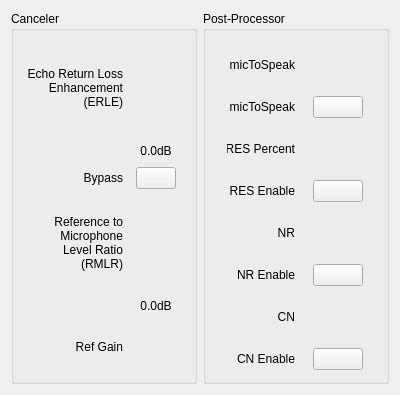
<?xml version="1.0" encoding="UTF-8"?>
<ui version="4.0">
 <class>CfgSettingSoftAEC</class>
 <widget class="QWidget" name="CfgSettingSoftAEC">
  <property name="geometry">
   <rect>
    <x>0</x>
    <y>0</y>
    <width>400</width>
    <height>395</height>
   </rect>
  </property>
  <property name="windowTitle">
   <string>Form</string>
  </property>
  <layout class="QHBoxLayout" name="horizontalLayout">
   <item>
    <widget class="QGroupBox" name="groupBox">
     <property name="title">
      <string>Canceler</string>
     </property>
     <layout class="QGridLayout" name="gridLayout_2">
      <property name="horizontalSpacing">
       <number>4</number>
      </property>
      <property name="verticalSpacing">
       <number>6</number>
      </property>
      <item row="2" column="1" alignment="Qt::AlignHCenter">
       <widget class="QPushButton" name="btnBypass">
        <property name="text">
         <string/>
        </property>
        <property name="checkable">
         <bool>true</bool>
        </property>
       </widget>
      </item>
      <item row="3" column="1" alignment="Qt::AlignHCenter">
       <widget class="VolumeWidget" name="vuGainRMLR" native="true">
        <property name="minimumSize">
         <size>
          <width>32</width>
          <height>0</height>
         </size>
        </property>
        <property name="maximumSize">
         <size>
          <width>32</width>
          <height>16777215</height>
         </size>
        </property>
       </widget>
      </item>
      <item row="0" column="1" alignment="Qt::AlignHCenter">
       <widget class="VolumeWidget" name="vuGainERLE" native="true">
        <property name="minimumSize">
         <size>
          <width>32</width>
          <height>0</height>
         </size>
        </property>
        <property name="maximumSize">
         <size>
          <width>32</width>
          <height>16777215</height>
         </size>
        </property>
       </widget>
      </item>
      <item row="2" column="0" alignment="Qt::AlignHCenter">
       <widget class="QLabel" name="label_11">
        <property name="minimumSize">
         <size>
          <width>100</width>
          <height>0</height>
         </size>
        </property>
        <property name="maximumSize">
         <size>
          <width>100</width>
          <height>16777215</height>
         </size>
        </property>
        <property name="text">
         <string>Bypass</string>
        </property>
        <property name="alignment">
         <set>Qt::AlignRight|Qt::AlignTrailing|Qt::AlignVCenter</set>
        </property>
       </widget>
      </item>
      <item row="5" column="1" alignment="Qt::AlignHCenter">
       <widget class="ConfigGainWidget" name="_gainRef" native="true">
        <property name="minimumSize">
         <size>
          <width>50</width>
          <height>50</height>
         </size>
        </property>
        <property name="maximumSize">
         <size>
          <width>50</width>
          <height>50</height>
         </size>
        </property>
       </widget>
      </item>
      <item row="1" column="1" alignment="Qt::AlignHCenter">
       <widget class="QLabel" name="vuLabelERLE">
        <property name="minimumSize">
         <size>
          <width>50</width>
          <height>20</height>
         </size>
        </property>
        <property name="maximumSize">
         <size>
          <width>50</width>
          <height>20</height>
         </size>
        </property>
        <property name="text">
         <string>0.0dB</string>
        </property>
        <property name="alignment">
         <set>Qt::AlignCenter</set>
        </property>
       </widget>
      </item>
      <item row="5" column="0">
       <widget class="QLabel" name="label_12">
        <property name="minimumSize">
         <size>
          <width>100</width>
          <height>0</height>
         </size>
        </property>
        <property name="maximumSize">
         <size>
          <width>100</width>
          <height>16777215</height>
         </size>
        </property>
        <property name="text">
         <string>Ref Gain</string>
        </property>
        <property name="alignment">
         <set>Qt::AlignRight|Qt::AlignTrailing|Qt::AlignVCenter</set>
        </property>
       </widget>
      </item>
      <item row="3" column="0">
       <widget class="QLabel" name="label_10">
        <property name="minimumSize">
         <size>
          <width>100</width>
          <height>0</height>
         </size>
        </property>
        <property name="maximumSize">
         <size>
          <width>100</width>
          <height>16777215</height>
         </size>
        </property>
        <property name="text">
         <string>Reference to
Microphone
Level Ratio
(RMLR)</string>
        </property>
        <property name="alignment">
         <set>Qt::AlignRight|Qt::AlignTrailing|Qt::AlignVCenter</set>
        </property>
       </widget>
      </item>
      <item row="0" column="0">
       <widget class="QLabel" name="label_9">
        <property name="minimumSize">
         <size>
          <width>100</width>
          <height>0</height>
         </size>
        </property>
        <property name="maximumSize">
         <size>
          <width>100</width>
          <height>16777215</height>
         </size>
        </property>
        <property name="text">
         <string>Echo Return Loss
 Enhancement
(ERLE)</string>
        </property>
        <property name="alignment">
         <set>Qt::AlignRight|Qt::AlignTrailing|Qt::AlignVCenter</set>
        </property>
       </widget>
      </item>
      <item row="4" column="1" alignment="Qt::AlignHCenter">
       <widget class="QLabel" name="vuLabelRMLR">
        <property name="minimumSize">
         <size>
          <width>50</width>
          <height>20</height>
         </size>
        </property>
        <property name="maximumSize">
         <size>
          <width>50</width>
          <height>20</height>
         </size>
        </property>
        <property name="text">
         <string>0.0dB</string>
        </property>
        <property name="alignment">
         <set>Qt::AlignCenter</set>
        </property>
       </widget>
      </item>
     </layout>
    </widget>
   </item>
   <item>
    <widget class="QGroupBox" name="groupBox_2">
     <property name="title">
      <string>Post-Processor</string>
     </property>
     <layout class="QGridLayout" name="gridLayout">
      <item row="0" column="0">
       <widget class="QLabel" name="label_7">
        <property name="minimumSize">
         <size>
          <width>68</width>
          <height>0</height>
         </size>
        </property>
        <property name="maximumSize">
         <size>
          <width>68</width>
          <height>16777215</height>
         </size>
        </property>
        <property name="text">
         <string>micToSpeak</string>
        </property>
        <property name="alignment">
         <set>Qt::AlignRight|Qt::AlignTrailing|Qt::AlignVCenter</set>
        </property>
       </widget>
      </item>
      <item row="0" column="1">
       <widget class="ConfigGainWidget" name="_gainMicToSpeak" native="true">
        <property name="minimumSize">
         <size>
          <width>50</width>
          <height>50</height>
         </size>
        </property>
        <property name="maximumSize">
         <size>
          <width>50</width>
          <height>50</height>
         </size>
        </property>
       </widget>
      </item>
      <item row="1" column="0">
       <widget class="QLabel" name="label_8">
        <property name="minimumSize">
         <size>
          <width>68</width>
          <height>0</height>
         </size>
        </property>
        <property name="maximumSize">
         <size>
          <width>68</width>
          <height>16777215</height>
         </size>
        </property>
        <property name="text">
         <string>micToSpeak</string>
        </property>
        <property name="alignment">
         <set>Qt::AlignRight|Qt::AlignTrailing|Qt::AlignVCenter</set>
        </property>
       </widget>
      </item>
      <item row="1" column="1">
       <widget class="QPushButton" name="btnMicEnable">
        <property name="text">
         <string/>
        </property>
        <property name="checkable">
         <bool>true</bool>
        </property>
       </widget>
      </item>
      <item row="2" column="0">
       <widget class="QLabel" name="label">
        <property name="minimumSize">
         <size>
          <width>68</width>
          <height>0</height>
         </size>
        </property>
        <property name="maximumSize">
         <size>
          <width>68</width>
          <height>16777215</height>
         </size>
        </property>
        <property name="text">
         <string>RES Percent</string>
        </property>
        <property name="alignment">
         <set>Qt::AlignRight|Qt::AlignTrailing|Qt::AlignVCenter</set>
        </property>
       </widget>
      </item>
      <item row="2" column="1">
       <widget class="ConfigGainWidget" name="_perscentRES" native="true">
        <property name="minimumSize">
         <size>
          <width>50</width>
          <height>50</height>
         </size>
        </property>
        <property name="maximumSize">
         <size>
          <width>50</width>
          <height>50</height>
         </size>
        </property>
       </widget>
      </item>
      <item row="3" column="0">
       <widget class="QLabel" name="label_2">
        <property name="minimumSize">
         <size>
          <width>68</width>
          <height>0</height>
         </size>
        </property>
        <property name="maximumSize">
         <size>
          <width>68</width>
          <height>16777215</height>
         </size>
        </property>
        <property name="text">
         <string>RES Enable</string>
        </property>
        <property name="alignment">
         <set>Qt::AlignRight|Qt::AlignTrailing|Qt::AlignVCenter</set>
        </property>
       </widget>
      </item>
      <item row="3" column="1">
       <widget class="QPushButton" name="btnRESEnable">
        <property name="text">
         <string/>
        </property>
        <property name="checkable">
         <bool>true</bool>
        </property>
       </widget>
      </item>
      <item row="4" column="0">
       <widget class="QLabel" name="label_3">
        <property name="minimumSize">
         <size>
          <width>68</width>
          <height>0</height>
         </size>
        </property>
        <property name="maximumSize">
         <size>
          <width>68</width>
          <height>16777215</height>
         </size>
        </property>
        <property name="text">
         <string>NR</string>
        </property>
        <property name="alignment">
         <set>Qt::AlignRight|Qt::AlignTrailing|Qt::AlignVCenter</set>
        </property>
       </widget>
      </item>
      <item row="4" column="1">
       <widget class="ConfigGainWidget" name="_gainNR" native="true">
        <property name="minimumSize">
         <size>
          <width>50</width>
          <height>50</height>
         </size>
        </property>
        <property name="maximumSize">
         <size>
          <width>50</width>
          <height>50</height>
         </size>
        </property>
       </widget>
      </item>
      <item row="5" column="0">
       <widget class="QLabel" name="label_4">
        <property name="minimumSize">
         <size>
          <width>68</width>
          <height>0</height>
         </size>
        </property>
        <property name="maximumSize">
         <size>
          <width>68</width>
          <height>16777215</height>
         </size>
        </property>
        <property name="text">
         <string>NR Enable</string>
        </property>
        <property name="alignment">
         <set>Qt::AlignRight|Qt::AlignTrailing|Qt::AlignVCenter</set>
        </property>
       </widget>
      </item>
      <item row="5" column="1">
       <widget class="QPushButton" name="btnNREnable">
        <property name="text">
         <string/>
        </property>
        <property name="checkable">
         <bool>true</bool>
        </property>
       </widget>
      </item>
      <item row="6" column="0">
       <widget class="QLabel" name="label_5">
        <property name="minimumSize">
         <size>
          <width>68</width>
          <height>0</height>
         </size>
        </property>
        <property name="maximumSize">
         <size>
          <width>68</width>
          <height>16777215</height>
         </size>
        </property>
        <property name="text">
         <string>CN</string>
        </property>
        <property name="alignment">
         <set>Qt::AlignRight|Qt::AlignTrailing|Qt::AlignVCenter</set>
        </property>
       </widget>
      </item>
      <item row="6" column="1">
       <widget class="ConfigGainWidget" name="_gainCN" native="true">
        <property name="minimumSize">
         <size>
          <width>50</width>
          <height>50</height>
         </size>
        </property>
        <property name="maximumSize">
         <size>
          <width>50</width>
          <height>50</height>
         </size>
        </property>
       </widget>
      </item>
      <item row="7" column="0">
       <widget class="QLabel" name="label_6">
        <property name="minimumSize">
         <size>
          <width>68</width>
          <height>0</height>
         </size>
        </property>
        <property name="maximumSize">
         <size>
          <width>68</width>
          <height>16777215</height>
         </size>
        </property>
        <property name="text">
         <string>CN Enable</string>
        </property>
        <property name="alignment">
         <set>Qt::AlignRight|Qt::AlignTrailing|Qt::AlignVCenter</set>
        </property>
       </widget>
      </item>
      <item row="7" column="1">
       <widget class="QPushButton" name="btnCNEnable">
        <property name="text">
         <string/>
        </property>
        <property name="checkable">
         <bool>true</bool>
        </property>
       </widget>
      </item>
     </layout>
    </widget>
   </item>
  </layout>
 </widget>
 <customwidgets>
  <customwidget>
   <class>ConfigGainWidget</class>
   <extends>QWidget</extends>
   <header location="global">customWidget/configgainwidget.h</header>
   <container>1</container>
  </customwidget>
  <customwidget>
   <class>VolumeWidget</class>
   <extends>QWidget</extends>
   <header>customWidget/volumewidget.h</header>
   <container>1</container>
  </customwidget>
 </customwidgets>
 <resources/>
 <connections/>
</ui>
